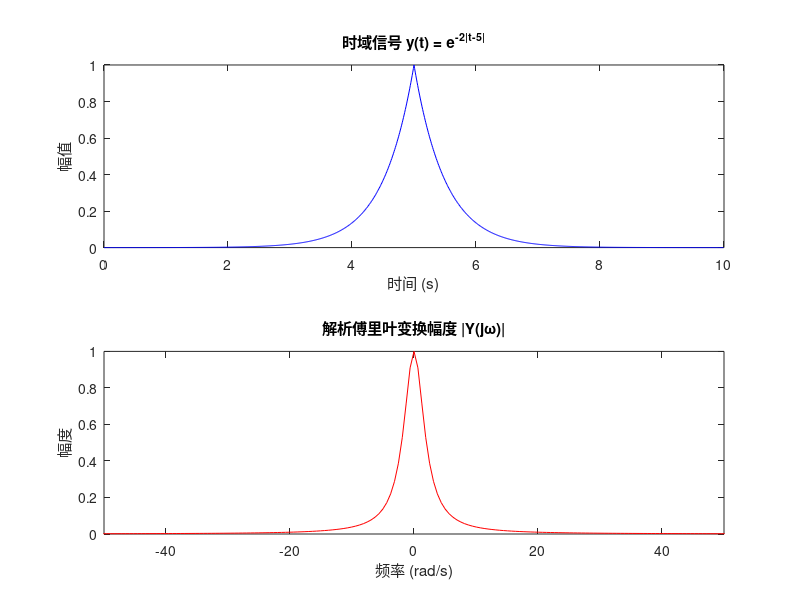

Write MATLAB code to recreate this figure.
dt = 0.01;          
T = 10;             
N = T/dt;           
t = 0:dt:T-dt;      
y = exp(-2*abs(t-5));
Y = dt * fft(y);
w = (-pi/dt) + (0:N-1)*(2*pi/(N*dt));
X_analytic = 4./(4 + w.^2);          
Y_analytic = X_analytic .* exp(-1j*5*w);
figure
subplot(2,1,1)
plot(t, y, 'b')
xlabel('时间 (s)')
ylabel('幅值')
title('时域信号 y(t) = e^{-2|t-5|}')
subplot(2,1,2)
plot(w, abs(Y_analytic), 'r')
xlabel('频率 (rad/s)') 
ylabel('幅度')
title('解析傅里叶变换幅度 |Y(jω)|')
xlim([-50 50])  